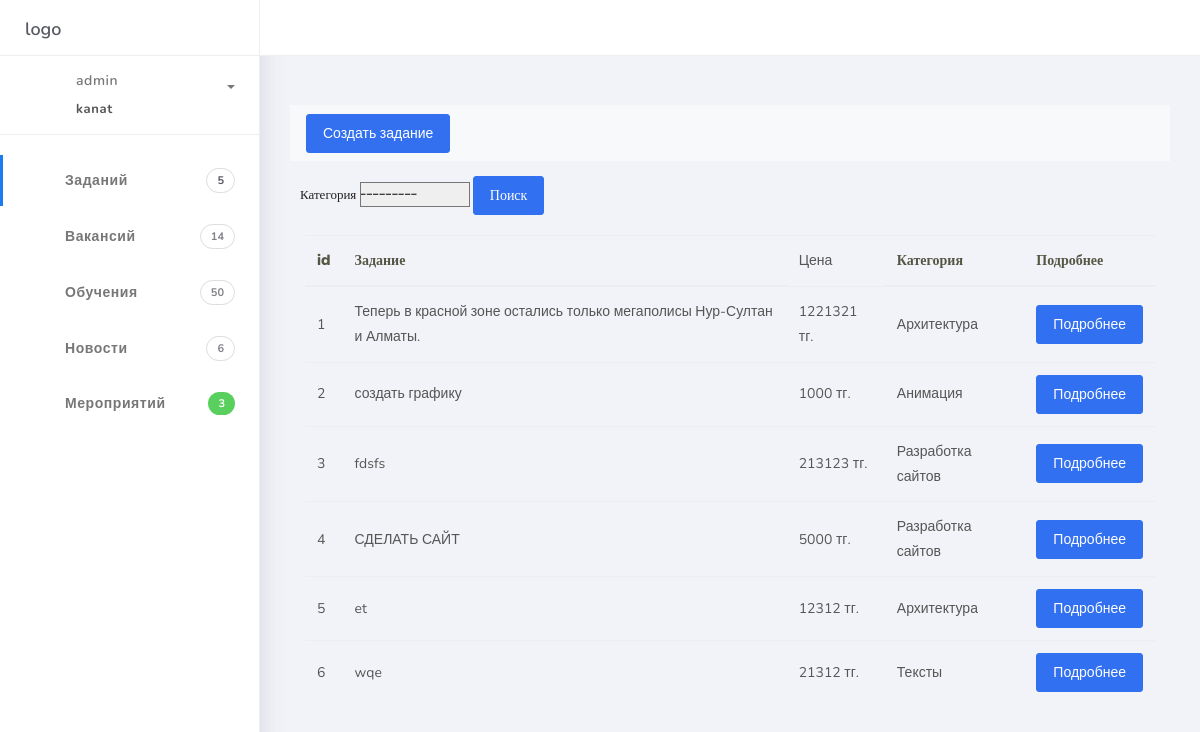
The app's page /task/ (signed in) with its own data.
### menu/models.py (models this page shows, shortened)
class Task_Models(models.Model):
    title = models.CharField(max_length=150)
    categories = models.ForeignKey(Categories, on_delete=models.CASCADE, verbose_name='Категория')
    descriptions = models.TextField()
    price = models.IntegerField()
    class Meta():
        verbose_name = "Задание"
        verbose_name_plural = "Заданий"

class Categories(models.Model):
    title = models.CharField(max_length=255)
    def __str__(self):
        return self.title
    class Meta():
        verbose_name = 'Категорий'
        verbose_name_plural = 'Категорий'

### menu/views.py (the view)
# urls.py: path('task/', views.task, name='task'),
def task(request):
    form = Task_Models.objects.all()
    filters = TaskSearchParametr(request.GET, queryset=form)
    form = filters.qs
    context = {
        "form": form,
        'filters': filters
    }
    return render(request, 'task.html', context)

### templates/task.html (shortened to what this page needs)
{% extends 'base.html' %}
{% load static %}
{% block context %}
<nav class="navbar navbar-light bg-light">
    <form>
        {% if request.user.is_authenticated %}
        <a class="btn btn-primary" href="{% url 'create' %}">Создать задание</a>
        {% else %}
        <a disabled class="btn btn-primary">Создать задание</a>
        {% endif %}
    </form>
    <div class="card-body ">
</nav>
<form method="GET">
    <div class="form-group">
        {{ filters.form.categories.label }}
        {{ filters.form.categories }}
        <button type="submit" class="btn btn-primary">Поиск</button>
</form>
<div class="card-body ">
    <div class="table-full-width">
        <table class="table">
            <thead>
            <tr>
                <th>id</th>
                <th>Задание</th>
                <td>Цена</td>
                <th>Категория</th>
                <th>Подробнее</th>
            </tr>
            </thead>
            <tbody>
            {% for i in form %}
            <tr>
                <td> {{ i.id }}</td>
                <td> {{ i.title }}</td>
                <td>{{ i.price }} тг.</td>
                <td> {{ i.categories }}</td>
                <td><a class="btn btn-primary" href="{% url 'details' i.id %}"> Подробнее </a></td>
            </tr>
            {% endfor %}
            </tbody>
        </table>
    </div>
</div>
{% endblock context %}

### templates/base.html (shortened to what this page needs)
<!DOCTYPE html>
{% load static %}
<html>
<head>
    <link rel="stylesheet" href="{% static 'assets/css/bootstrap.min.css' %}">
    <link rel="stylesheet" href="{% static 'assets/css/ready.css' %}">
    <link rel="stylesheet" href="{% static 'assets/css/demo.css' %}">
    <link rel="stylesheet" href="{% static 'css/style.css' %}">
    <link rel="stylesheet" href="{% static 'fonts/material-icon/css/material-design-iconic-font.min.css' %}">
</head>
<body>
<div class="wrapper">
    <div class="main-header">
        <div class="logo-header">
            <a href="{% url 'home' %}" class="logo">
                logo
            </a>
        </div>
    </div>
    <div class="sidebar">
        <div class="scrollbar-inner sidebar-wrapper">
            <div class="user">
                {% if request.user.is_authenticated %}
                <div class="photo">
                </div>
                <div class="info">
                    <a class="collapsed" data-toggle="collapse" href="#collapseExample" aria-expanded="false">
								<span>
									{{ request.user }}
									<span class="user-level">{{ request.user.first_name }}</span>
									<span class="caret"></span>
								</span>
                    </a>
                </div>
                {% endif %}
            </div>
            <ul class="nav">
                <li class="nav-item active">
                    <a href="{% url 'task' %}">
                        <i class="la la-dashboard"></i>
                        <p>Заданий</p>
                        <span class="badge badge-count">5</span>
                    </a>
                </li>
                <li class="nav-item">
                    <a href="#">
                        <i class="la la-table"></i>
                        <p>Вакансий</p>
                        <span class="badge badge-count">14</span>
                    </a>
                </li>
                <li class="nav-item">
                    <a href="#">
                        <i class="la la-keyboard-o"></i>
                        <p>Обучения</p>
                        <span class="badge badge-count">50</span>
                    </a>
                </li>
                <li class="nav-item">
                    <a href="#">
                        <i class="la la-th"></i>
                        <p>Новости</p>
                        <span class="badge badge-count">6</span>
                    </a>
                </li>
                <li class="nav-item">
                    <a href="#">
                        <i class="la la-bell"></i>
                        <p>Мероприятий</p>
                        <span class="badge badge-success">3</span>
                    </a>
                </li>
            </ul>
        </div>
    </div>
    <div class="main-panel">
        <div class="content">
            <div class="container-fluid"><h4 class="page-title">{% block title %} {% endblock title %}</h4>
                {% block context %}
                {% endblock context %}
            </div>
        </div>
    </div>
</div>
</body>
</html>

### static/css/style.css (style rules this page uses)
input, select, textarea { outline: none; appearance: unset !important; -moz-appearance: unset !important; -webkit-appearance: unset !important; -o-appearance: unset !important; -ms-appearance: unset !important; }
p { margin-bottom: 0px; font-size: 15px; color: #777; }
body { font-size: 13px; line-height: 1.8; color: #222; background: #f8f8f8; font-weight: 400; font-family: Poppins; }
.form-group { position: relative; margin-bottom: 25px; overflow: hidden; }
.form-group:last-child { margin-bottom: 0px; }

### records on screen
Task_Models: id "1", title "Теперь в красной зоне остались только мегаполисы Нур-Султан и Алматы.", price "1221321", categories "Архитектура"
Task_Models: id "2", title "создать графику", price "1000", categories "Анимация"
Task_Models: id "3", title "fdsfs", price "213123", categories "Разработка сайтов"
Task_Models: id "4", title "СДЕЛАТЬ САЙТ", price "5000", categories "Разработка сайтов"
Task_Models: id "5", title "et", price "12312", categories "Архитектура"
Task_Models: id "6", title "wqe", price "21312", categories "Тексты"

### other values on screen
{{ request.user }} "admin"
{{ request.user.first_name }} "kanat"
{{ filters.form.categories.label }} "Категория"
